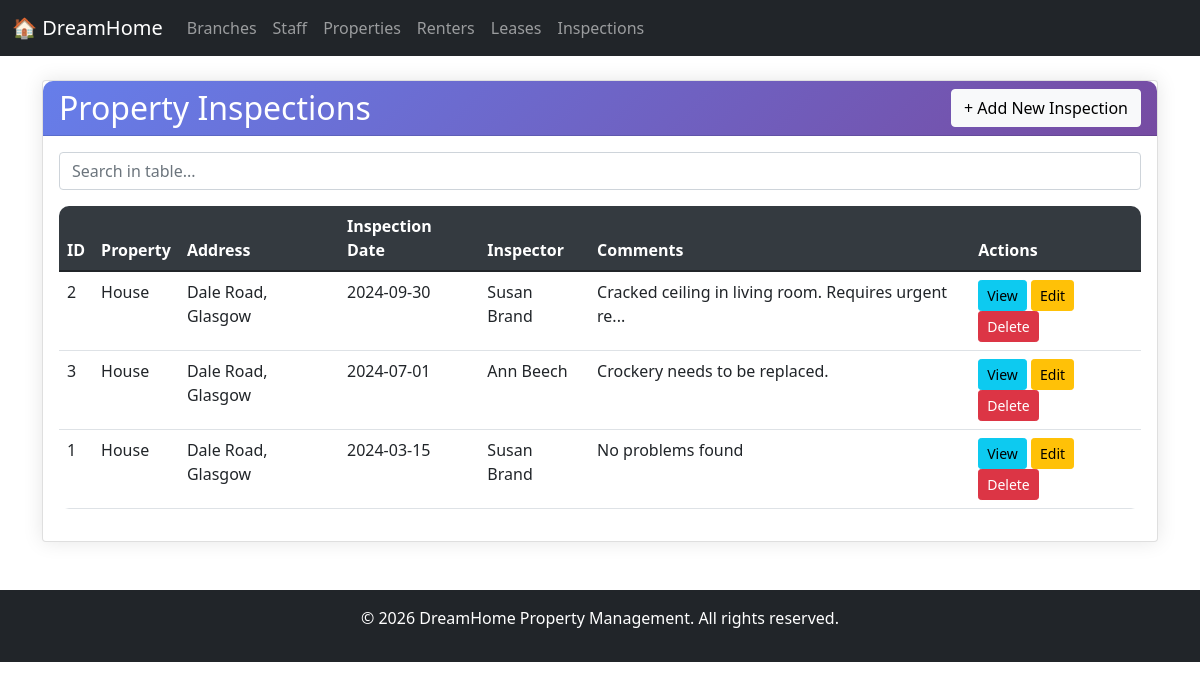
Page /dreamhome/pages/inspections/index.php on the committed database.
### tables this page shows
CREATE TABLE `propertyinspection` (
  `inspection_id` int(11) NOT NULL,
  `property_no` varchar(5) DEFAULT NULL,
  `staff_no` varchar(5) DEFAULT NULL,
  `inspection_date` date DEFAULT NULL,
  `comments` text DEFAULT NULL
);

CREATE TABLE `property` (
  `property_no` varchar(5) NOT NULL,
  `street` varchar(50) DEFAULT NULL,
  `area` varchar(50) DEFAULT NULL,
  `city` varchar(50) DEFAULT NULL,
  `postcode` varchar(10) DEFAULT NULL,
  `type` varchar(20) DEFAULT NULL,
  `rooms` int(11) DEFAULT NULL,
  `monthly_rent` decimal(10,2) DEFAULT NULL,
  `staff_no` varchar(5) DEFAULT NULL,
  `branch_no` varchar(5) DEFAULT NULL,
  `date_withdrawn` date DEFAULT NULL,
  `status` varchar(20) DEFAULT 'available'
);

### dreamhome/pages/inspections/index.php (the view, shortened to what this page needs)
<?php
include '../../includes/header.php';
$database = new Database();
$db = $database->getConnection();
$sql = "SELECT i.*, p.street, p.city, p.type as property_type,
        CONCAT(s.first_name, ' ', s.last_name) as inspector_name
        FROM PropertyInspection i
        JOIN Property p ON i.property_no = p.property_no
        JOIN Staff s ON i.staff_no = s.staff_no
        ORDER BY i.inspection_date DESC";
$stmt = $db->prepare($sql);
$stmt->execute();
$inspections = $stmt->fetchAll(PDO::FETCH_ASSOC);
?>
<div class="card">
    <div class="card-header d-flex justify-content-between align-items-center">
        <h2 class="mb-0">Property Inspections</h2>
        <button class="btn btn-light" onclick="location.href='add.php'">+ Add New Inspection</button>
    </div>
    <div class="card-body">
        <div class="table-responsive">
            <table class="table table-hover">
                <thead>
                    <tr>
                        <th>ID</th>
                        <th>Property</th>
                        <th>Address</th>
                        <th>Inspection Date</th>
                        <th>Inspector</th>
                        <th>Comments</th>
                        <th>Actions</th>
                    </tr>
                </thead>
                <tbody>
                    <?php foreach ($inspections as $inspection): ?>
                    <tr>
                        <td><?php echo $inspection['inspection_id']; ?></td>
                        <td><?php echo $inspection['property_type']; ?></td>
                        <td><?php echo $inspection['street'] . ', ' . $inspection['city']; ?></td>
                        <td><?php echo $inspection['inspection_date']; ?></td>
                        <td><?php echo $inspection['inspector_name']; ?></td>
                        <td><?php echo substr($inspection['comments'], 0, 50) . (strlen($inspection['comments']) > 50 ? '...' : ''); ?></td>
                        <td>
                            <button class="btn btn-sm btn-info" onclick="viewInspection(<?php echo $inspection['inspection_id']; ?>)">View</button>
                            <button class="btn btn-sm btn-warning" onclick="editInspection(<?php echo $inspection['inspection_id']; ?>)">Edit</button>
                            <button class="btn btn-sm btn-danger" onclick="deleteInspection(<?php echo $inspection['inspection_id']; ?>)">Delete</button>
                        </td>
                    </tr>
                    <?php endforeach; ?>
                </tbody>
            </table>
        </div>
    </div>
</div>
<?php include '../../includes/footer.php'; ?>

### dreamhome/css/style.css (style rules this page uses)
body { background-color: #f8f9fa; font-family: 'Segoe UI', Tahoma, Geneva, Verdana, sans-serif; }
.card { border: none; border-radius: 10px; box-shadow: 0 0 20px rgba(0,0,0,0.1); margin-bottom: 20px; }
.card-header { background: linear-gradient(135deg, #667eea 0%, #764ba2 100%); color: white; border-radius: 10px 10px 0 0 !important; padding: 15px 20px; }
.table { background-color: white; border-radius: 10px; overflow: hidden; }
.table thead { background-color: #343a40; color: white; }

### rows in the picture
propertyinspection: inspection_id "2", property_no.type "House", property_no.street "Dale Road", property_no.city "Glasgow", inspection_date "2024-09-30", inspector_name "Susan Brand", comments "Cracked ceiling in living room. Requires urgent re"
propertyinspection: inspection_id "3", property_no.type "House", property_no.street "Dale Road", property_no.city "Glasgow", inspection_date "2024-07-01", inspector_name "Ann Beech", comments "Crockery needs to be replaced."
propertyinspection: inspection_id "1", property_no.type "House", property_no.street "Dale Road", property_no.city "Glasgow", inspection_date "2024-03-15", inspector_name "Susan Brand", comments "No problems found"
